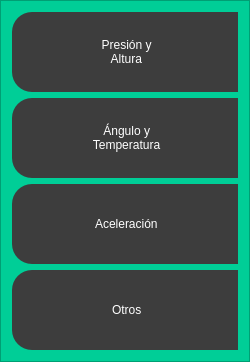
           <widget class="QFrame" name="frame_control">
            <property name="minimumSize">
             <size>
              <width>250</width>
              <height>0</height>
             </size>
            </property>
            <property name="maximumSize">
             <size>
              <width>0</width>
              <height>16777215</height>
             </size>
            </property>
            <property name="styleSheet">
             <string notr="true">QFrame{
background-color: rgb(0,206,151);
}

QPushButton{
background-color: rgb(61,61,61);
border-top-left-radius: 20px;
border-bottom-left-radius: 20px;
color: rgb(255,255,255);
font: 77 12pt &quot;Arial Black&quot;;
}

QPushButton:hover{
background-color: white;
border-top-left-radius: 20px;
border-bottom-left-radius: 20px;
color: rgb(0,0,0);
font: 77 10pt &quot;Arial Black&quot;;
}</string>
            </property>
            <property name="frameShape">
             <enum>QFrame::StyledPanel</enum>
            </property>
            <property name="frameShadow">
             <enum>QFrame::Raised</enum>
            </property>
            <layout class="QVBoxLayout" name="verticalLayout_3">
             <item>
              <widget class="QPushButton" name="bt_GraficasA">
               <property name="minimumSize">
                <size>
                 <width>190</width>
                 <height>80</height>
                </size>
               </property>
               <property name="text">
                <string> Presión y 
 Altura</string>
               </property>
               <property name="icon">
                <iconset>
                 <normaloff>imagenes/chip.png</normaloff>imagenes/chip.png</iconset>
               </property>
               <property name="iconSize">
                <size>
                 <width>35</width>
                 <height>35</height>
                </size>
               </property>
              </widget>
             </item>
             <item>
              <widget class="QPushButton" name="bt_GraficasB">
               <property name="minimumSize">
                <size>
                 <width>190</width>
                 <height>80</height>
                </size>
               </property>
               <property name="toolTip">
                <string>QPushButton *createQPushButtonWithWordWrap(QWidget *parent, const QString &amp;text)
{
   auto btn = new QPushButton(parent);
   auto label = new QLabel(text,btn);
   label-&gt;setWordWrap(true);

   auto layout = new QHBoxLayout(btn);
   layout-&gt;addWidget(label,0,Qt::AlignCenter);

   return btn;
}</string>
               </property>
               <property name="whatsThis">
                <string>QPushButton *createQPushButtonWithWordWrap(QWidget *parent, const QString &amp;text)
{
   auto btn = new QPushButton(parent);
   auto label = new QLabel(text,btn);
   label-&gt;setWordWrap(true);

   auto layout = new QHBoxLayout(btn);
   layout-&gt;addWidget(label,0,Qt::AlignCenter);

   return btn;
}</string>
               </property>
               <property name="text">
                <string> Ángulo y 
 Temperatura</string>
               </property>
               <property name="icon">
                <iconset>
                 <normaloff>imagenes/chip.png</normaloff>imagenes/chip.png</iconset>
               </property>
               <property name="iconSize">
                <size>
                 <width>35</width>
                 <height>35</height>
                </size>
               </property>
              </widget>
             </item>
             <item>
              <widget class="QPushButton" name="bt_GraficasC">
               <property name="minimumSize">
                <size>
                 <width>190</width>
                 <height>80</height>
                </size>
               </property>
               <property name="text">
                <string> Aceleración</string>
               </property>
               <property name="icon">
                <iconset>
                 <normaloff>imagenes/chip.png</normaloff>imagenes/chip.png</iconset>
               </property>
               <property name="iconSize">
                <size>
                 <width>35</width>
                 <height>35</height>
                </size>
               </property>
              </widget>
             </item>
             <item>
              <widget class="QPushButton" name="bt_GraficasD">
               <property name="minimumSize">
                <size>
                 <width>190</width>
                 <height>80</height>
                </size>
               </property>
               <property name="text">
                <string> Otros</string>
               </property>
               <property name="icon">
                <iconset>
                 <normaloff>imagenes/chip.png</normaloff>imagenes/chip.png</iconset>
               </property>
               <property name="iconSize">
                <size>
                 <width>35</width>
                 <height>35</height>
                </size>
               </property>
              </widget>
             </item>
            </layout>
           </widget>
